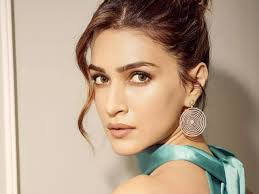
#> input picture model/test_images/kriti1.jpg, 259 x 194 px
$ jupyter execute --allow-errors Bolywood_Celeb_Classifier.ipynb   (shell and % lines are left out)
#> lines starting #> are read from the running program, lines starting #| are printed output that depends on the picture
#                         Bolywood Celebrity Image Classification

[cell 1]
import numpy as np
import matplotlib.pyplot as plt
import cv2

[cell 2]
img  = cv2.imread("./test_images/kriti1.jpg")
#> img is the input picture: shape (194, 259, 3); mean B, G, R 138, 158.7, 181.1
img.shape
#> Out = (194, 259, 3)

[cell 3]
plt.imshow(img)

[cell 4]
gray = cv2.cvtColor(img, cv2.COLOR_BGR2GRAY)
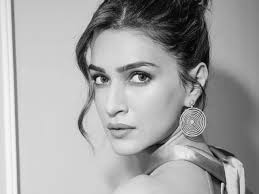
#> gray: shape (194, 259); min 3, max 248, mean 163
gray.shape
#> Out = (194, 259)

[cell 5]
gray

[cell 6]
plt.imshow(gray, cmap="gray")

[cell 7]
face_cascade = cv2.CascadeClassifier('./opencv/haarcascade_frontalface_default.xml')
eye_cascade = cv2.CascadeClassifier('./opencv/haarcascade_eye.xml')

faces = face_cascade.detectMultiScale(gray, 1.3, 5)
#> faces = [[58, 28, 126, 126]]
faces
#> Out = [[58, 28, 126, 126]]

[cell 8]
(x,y,w,h) = faces[0]
#> x = 58; y = 28; w = 126; h = 126
x,y,w,h
#> Out = (58, 28, 126, 126)

[cell 9]
face_img = cv2.rectangle(img,(x,y),(x+w,y+h),(255,142,0),2)
plt.imshow(face_img)

[cell 10]
cv2.destroyAllWindows()
for (x,y,w,h) in faces:
    face_img = cv2.rectangle(img,(x,y),(x+w,y+h),(255,0,0),2)
    roi_gray = gray[y:y+h, x:x+w]
    roi_color = face_img[y:y+h, x:x+w]
    eyes = eye_cascade.detectMultiScale(roi_gray)
    for (ex,ey,ew,eh) in eyes:
        cv2.rectangle(roi_color,(ex,ey),(ex+ew,ey+eh),(0,255,169),2)
#> this loop made 1 pass
#> (x, y, w, h, eyes) on pass 1: (58, 28, 126, 126, [[62, 30, 36, 36], [26, 37, 26, 26]])
#> pass 1, `roi_gray = gray[y:y+h, x:x+w]`:
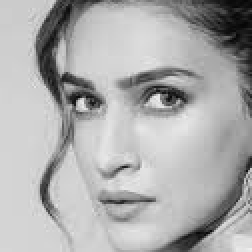
#> roi_gray: shape (126, 126) (shown 2 times larger); min 6, max 240, mean 172.6
#> after the loop:
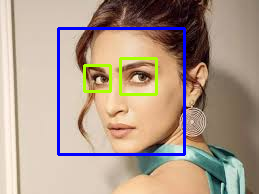
#> img: shape (194, 259, 3); mean B, G, R 139.7, 155.5, 175.4
#> after the loop:
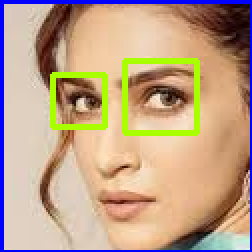
#> roi_color: shape (126, 126, 3) (shown 2 times larger); mean B, G, R 135.8, 162.1, 189.9


plt.figure()
plt.imshow(face_img)
plt.show()

[cell 11]
plt.imshow(roi_color)

[cell 12]
# merge all these things into a function to run for every images
def get_cropped_image_if_2_eyes(image_path):
#> called with image_path = './test_images/kriti1.jpg'
    img = cv2.imread(image_path)
    gray = cv2.cvtColor(img, cv2.COLOR_BGR2GRAY)
    faces = face_cascade.detectMultiScale(gray, 1.3, 5)
#> faces = [[58, 28, 126, 126]]
    for (x,y,w,h) in faces:
        roi_gray = gray[y:y+h, x:x+w]
        roi_color = img[y:y+h, x:x+w]
        eyes = eye_cascade.detectMultiScale(roi_gray)
        if len(eyes) >= 2:
            return roi_color
#> this loop made 1 pass
#> pass 1, in get_cropped_image_if_2_eyes, `roi_color = img[y:y+h, x:x+w]`:
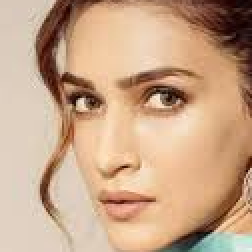
#> roi_color: shape (126, 126, 3) (shown 2 times larger); mean B, G, R 136.7, 165.5, 200.2

[cell 13]
original_image = cv2.imread('./test_images/kriti1.jpg')
plt.imshow(original_image)

[cell 14]
cropped_image = get_cropped_image_if_2_eyes('./test_images/kriti1.jpg')
plt.imshow(cropped_image)

[cell 15]
org_image_obstructed = cv2.imread('./test_images/sk2.jpg')
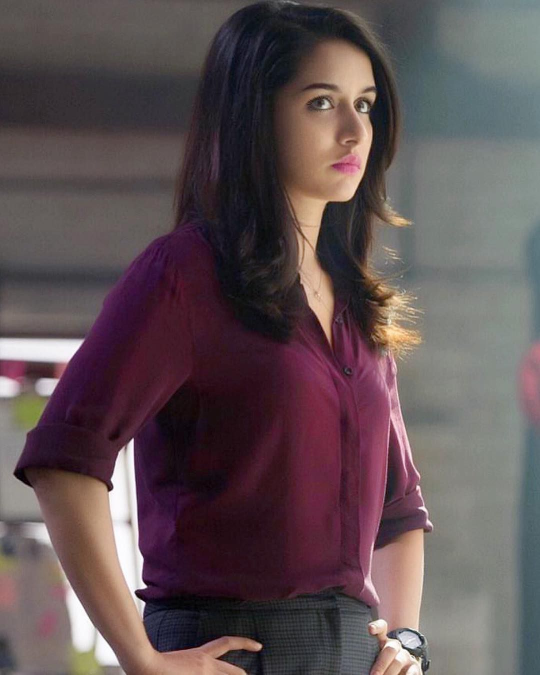
#> input picture model/test_images/sk2.jpg, 1080 x 1350 px (shown at 1/2 size)
#> org_image_obstructed is the input picture: shape (1350, 1080, 3); mean B, G, R 83.6, 80.7, 95.2
plt.imshow(org_image_obstructed)

[cell 16]
cropped_image_no_2_eyes = get_cropped_image_if_2_eyes('./test_images/sk2.jpg')
#> call 2 of get_cropped_image_if_2_eyes, with image_path = './test_images/sk2.jpg'
#> in get_cropped_image_if_2_eyes (call 2), `gray = cv2.cvtColor(img, cv2.COLOR_BGR2GRAY)`:
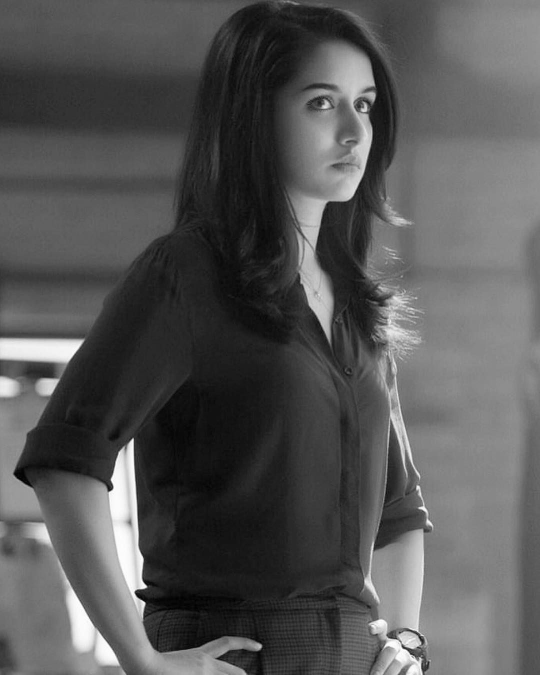
#> gray: shape (1350, 1080) (shown at 1/2 size); min 0, max 255, mean 85.4
#> in get_cropped_image_if_2_eyes (call 2), `faces = face_cascade.detectMultiScale(gray, 1.3, 5)`: faces = ()
cropped_image_no_2_eyes

[cell 17]
path_to_data = "./dataset/"
path_to_cr_data = "./dataset/cropped/"

[cell 18]
import os
img_dirs = []
for entry in os.scandir(path_to_data):
    if entry.is_dir():
        img_dirs.append(entry.path)

[cell 19]
img_dirs

[cell 20]
import shutil
if os.path.exists(path_to_cr_data):
    shutil.rmtree(path_to_cr_data)
os.mkdir(path_to_cr_data)

#            Data Cleaning Phase

[cell 21]
# create cropped images for model training

cropped_image_dirs = []
celebrity_file_names_dict = {}

#loop through every dataset directory
for img_dir in img_dirs:
    print("Directory : ",img_dir)
    count = 1
    celebrity_name = img_dir.split('/')[-1]
    print("Celebrity : ",celebrity_name)

    celebrity_file_names_dict[celebrity_name] = []

    #loop to scan images from respective directory
    for entry in os.scandir(img_dir):
        # print("Now =>",entry)
        roi_color = get_cropped_image_if_2_eyes(entry.path)
#> call 3 of get_cropped_image_if_2_eyes, with image_path = './dataset/AyushK/image11.jpeg'
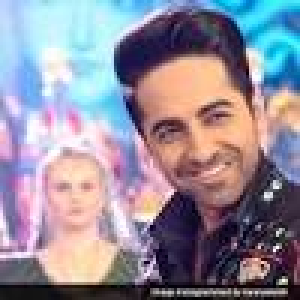
#> input picture model/dataset/AyushK/image11.jpeg, 100 x 100 px (shown 3 times larger)
#> in get_cropped_image_if_2_eyes, img is the input picture: shape (100, 100, 3); mean B, G, R 154.9, 140.4, 147
#> in get_cropped_image_if_2_eyes (call 3), `gray = cv2.cvtColor(img, cv2.COLOR_BGR2GRAY)`:
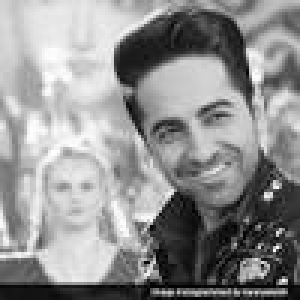
#> gray: shape (100, 100) (shown 3 times larger); min 0, max 254, mean 144
        if roi_color is not None:
            cropped_folder = path_to_cr_data + celebrity_name   #location of new folder to store cropped images
            if not os.path.exists(cropped_folder):
                os.makedirs(cropped_folder)
                cropped_image_dirs.append(cropped_folder)
                print("Generating cropped images in folder: ",cropped_folder)

            cropped_file_name = celebrity_name + str(count) + ".png"
            cropped_file_path = cropped_folder + "/" + cropped_file_name

            cv2.imwrite(cropped_file_path, roi_color)   # save the new image
            celebrity_file_names_dict[celebrity_name].append(cropped_file_path)  # add to dictionary
            count += 1

[cell 22]
celebrity_file_names_dict

[cell 23]
cropped_image_dirs

#          Wavelet Transform

#  In wavelet transformed image, you can see edges clearly and that can give us clues on various facial features such as eyes, nose, lips etc

[cell 24]
import numpy as np
import pywt
import cv2

def w2d(img, mode='haar', level=1):
#> called with mode = 'db1', level = 5
    imArray = img
    #Datatype conversions
    #convert to grayscale
    imArray = cv2.cvtColor( imArray,cv2.COLOR_RGB2GRAY )
    #convert to float
    imArray =  np.float32(imArray)
    imArray /= 255;
    # compute coefficients
    coeffs=pywt.wavedec2(imArray, mode, level=level)

    #Process Coefficients
    coeffs_H=list(coeffs)
    coeffs_H[0] *= 0;

    # reconstruction
    imArray_H=pywt.waverec2(coeffs_H, mode);
    imArray_H *= 255;
    imArray_H =  np.uint8(imArray_H)
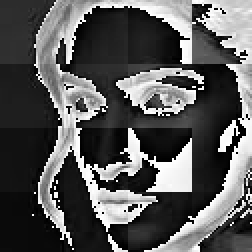
#> imArray_H: shape (126, 126) (shown 2 times larger); min 0, max 255, mean 87.2

    return imArray_H

[cell 25]
cropped_image = get_cropped_image_if_2_eyes('./test_images/kriti1.jpg')
plt.imshow(cropped_image)

[cell 26]
im_har = w2d(cropped_image,'db1',5)
plt.imshow(im_har, cmap='gray')

# You can see above a wavelet transformed image that gives clues on facial features such as eyes, nose, lips etc. This along with raw pixel image can be used as an input for our classifier

[cell 27]
class_dict = {}
count = 0
for celebrity_name in celebrity_file_names_dict.keys():
    class_dict[celebrity_name] = count
    count = count + 1
class_dict
